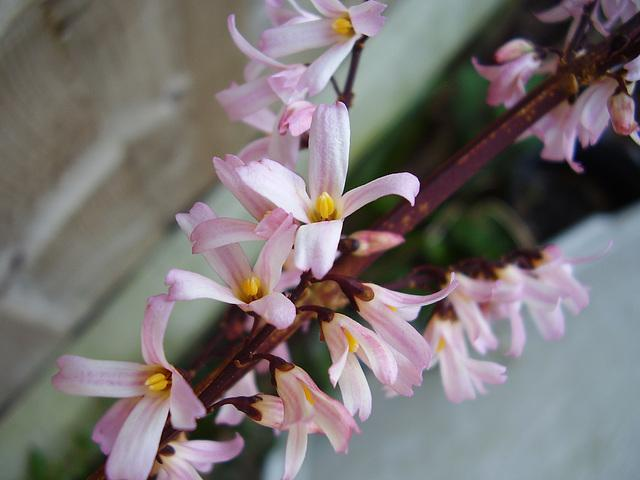
#> input picture python-code/opengl-learning/resources/images/f2.jpg, 640 x 480 px, found by its file name
$ jupyter execute '2.53图像傅立叶变换.ipynb'   (shell and % lines are left out)
#> lines starting #> are read from the running program, lines starting #| are printed output that depends on the picture
# 傅里叶变换

[cell 1]
#coding:utf-8
import cv2
import numpy as np
import matplotlib.pyplot as plt
from scipy import signal
from pylab import mpl
mpl.rcParams['font.sans-serif'] = ['FangSong'] # 指定默认字体
mpl.rcParams['axes.unicode_minus'] = False # 解决保存图像是负号'-'显示为方块的问题

[cell 2]
src = cv2.cvtColor(cv2.imread('../datas/f2.jpg'),cv2.COLOR_BGR2RGB)
gray = cv2.cvtColor(src,cv2.COLOR_RGB2GRAY)
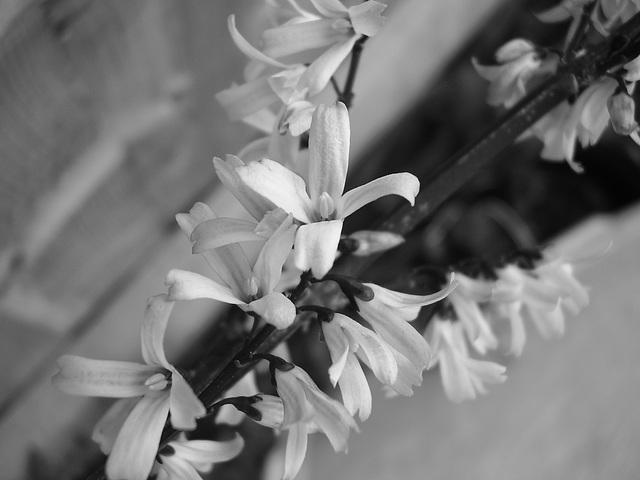
#> gray: shape (480, 640); min 2, max 251, mean 116.2

[cell 3]
fft = np.fft.fft2(gray)
# 中心化
fftshift = np.fft.fftshift(fft)

#取绝对值：将复数变化成实数
#取对数的目的为了将数据变化到较小的范围（比如0-255）
s1 = np.log(np.abs(fft))
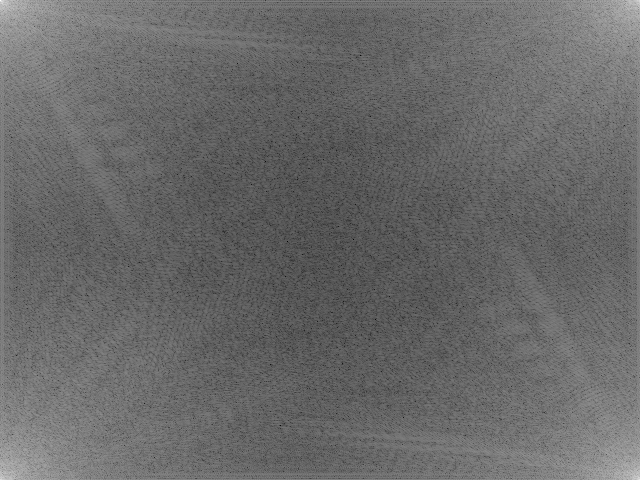
#> s1: shape (480, 640) float64; min 0.518, max 17.39, mean 7.49; drawn with min black and max white
s2 = np.log(np.abs(fftshift))
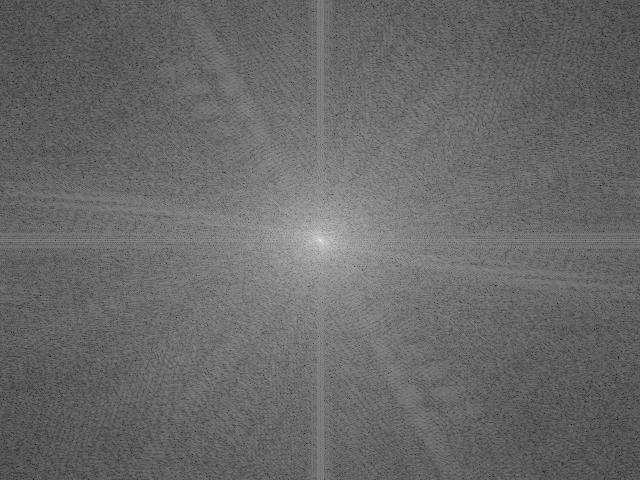
#> s2: shape (480, 640) float64; min 0.518, max 17.39, mean 7.49; drawn with min black and max white
plt.subplot(121),plt.imshow(s1,'gray'),plt.title('original')
plt.subplot(122),plt.imshow(s2,'gray'),plt.title('center')
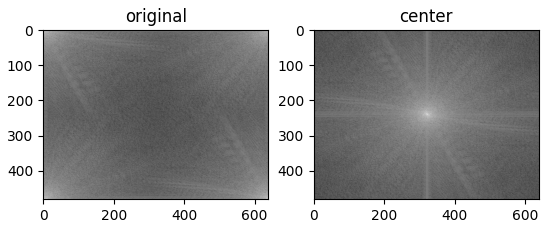
#> figure drawn by matplotlib, 2 panels

$ run again, with python-code/opengl-learning/resources/images/f1.jpg copied over python-code/opengl-learning/resources/images/f2.jpg
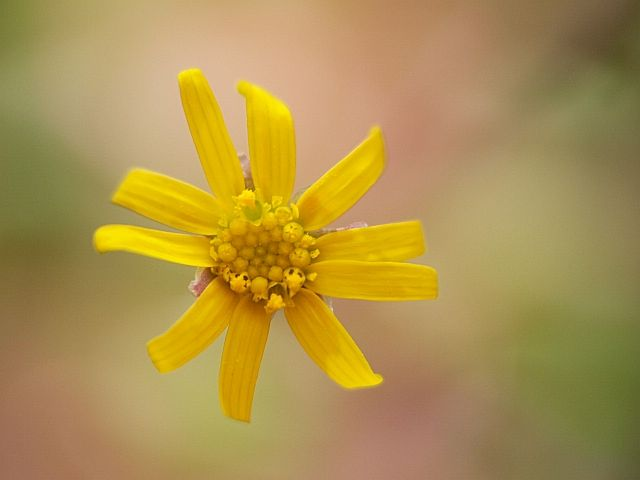
#> input picture python-code/opengl-learning/resources/images/f1.jpg, 640 x 480 px, found by its file name
#> `s2 = np.log(np.abs(fftshift))`:
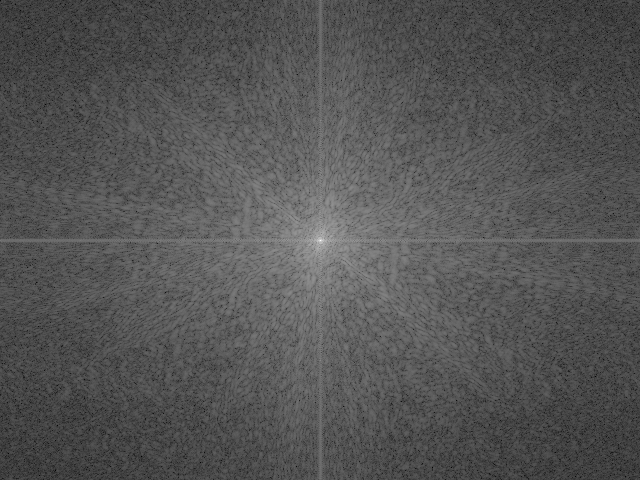
#> s2: shape (480, 640) float64; min 1.21, max 17.62, mean 6.64; drawn with min black and max white
#> `[cell 3] fft = np.fft.fft2(gray) # 中心化 fftshift = np.fft.fftshift(fft)..`:
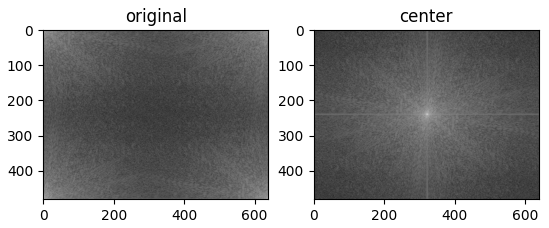
#> figure drawn by matplotlib, 2 panels

$ run again, with python-code/opengl-learning/resources/images/f3.jpg copied over python-code/opengl-learning/resources/images/f2.jpg
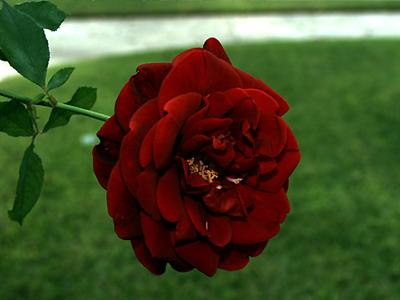
#> input picture python-code/opengl-learning/resources/images/f3.jpg, 400 x 300 px, found by its file name
#> `s2 = np.log(np.abs(fftshift))`:
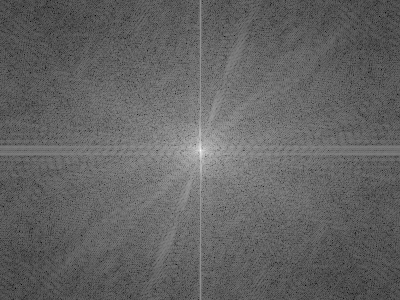
#> s2: shape (300, 400) float64; min 1.29, max 15.98, mean 7.03; drawn with min black and max white
#> `[cell 3] fft = np.fft.fft2(gray) # 中心化 fftshift = np.fft.fftshift(fft)..`:
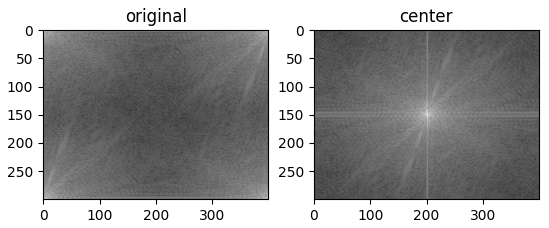
#> figure drawn by matplotlib, 2 panels

$ run again, with python-code/opengl-learning/resources/images/f4.jpg copied over python-code/opengl-learning/resources/images/f2.jpg
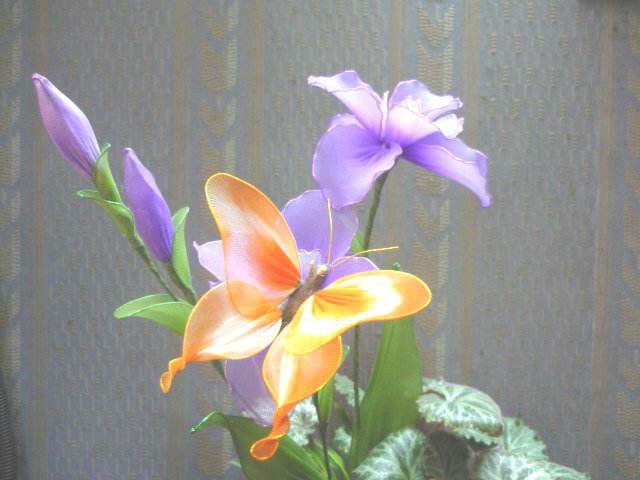
#> input picture python-code/opengl-learning/resources/images/f4.jpg, 640 x 480 px, found by its file name
#> `s1 = np.log(np.abs(fft))`:
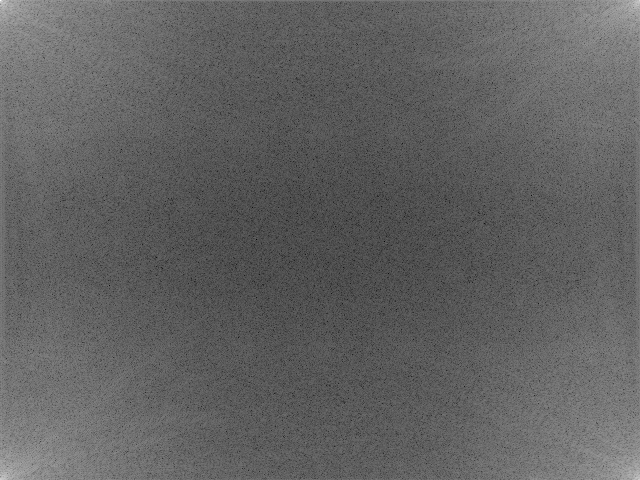
#> s1: shape (480, 640) float64; min 0.627, max 17.63, mean 7.16; drawn with min black and max white
#> `s2 = np.log(np.abs(fftshift))`:
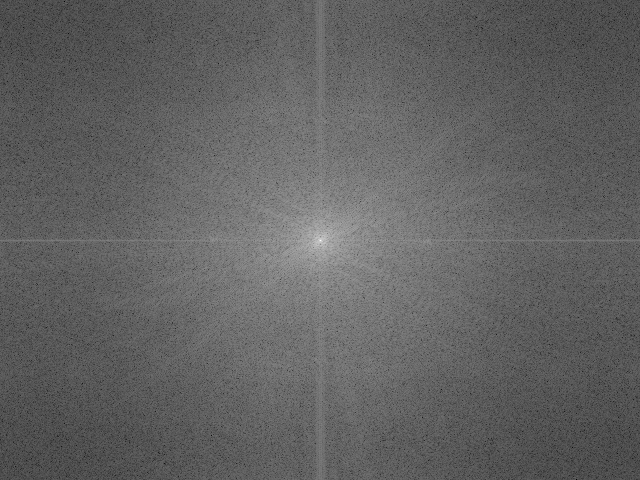
#> s2: shape (480, 640) float64; min 0.627, max 17.63, mean 7.16; drawn with min black and max white
